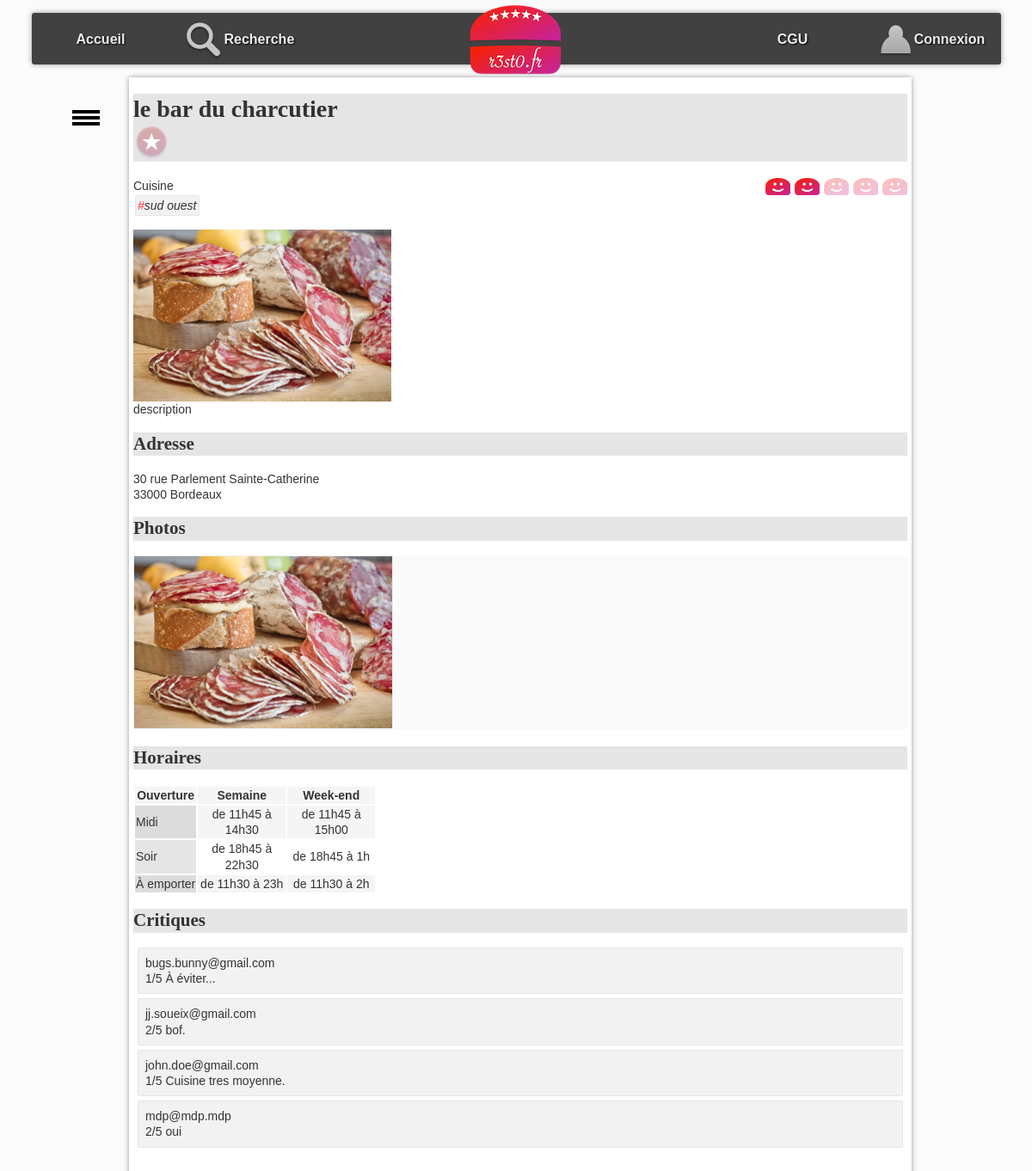
The app's page /?action=detail&idR=2 with its own data.
### tables this page shows
CREATE TABLE `resto` (
  `idR` bigint(20) NOT NULL,
  `nomR` varchar(255) DEFAULT NULL,
  `numAdrR` varchar(20) DEFAULT NULL,
  `voieAdrR` varchar(255) DEFAULT NULL,
  `cpR` char(5) DEFAULT NULL,
  `villeR` varchar(255) DEFAULT NULL,
  `latitudeDegR` float DEFAULT NULL,
  `longitudeDegR` float DEFAULT NULL,
  `descR` text,
  `horairesR` text
);

CREATE TABLE `typecuisine` (
  `idTC` bigint(20) NOT NULL,
  `libelleTC` varchar(255) DEFAULT NULL
);

CREATE TABLE `photo` (
  `idP` bigint(20) NOT NULL,
  `cheminP` varchar(255) DEFAULT NULL,
  `idR` bigint(20) DEFAULT NULL
);

CREATE TABLE `critiquer` (
  `idR` bigint(20) NOT NULL,
  `mailU` varchar(150) NOT NULL,
  `note` int(11) DEFAULT NULL,
  `commentaire` varchar(4096) DEFAULT NULL
);

### controleur/detailResto.php (called while the page is built, shortened)
<?php
include_once "$racine/modele/bd.resto.inc.php";
include_once "$racine/modele/bd.typecuisine.inc.php";
include_once "$racine/modele/bd.photo.inc.php";
include_once "$racine/modele/bd.critiquer.inc.php";
include_once "$racine/modele/bd.aimer.inc.php";
$idR = $_GET["idR"];
$unResto = getRestoByIdR($idR);
$lesTypesCuisine = getTypesCuisineByIdR($idR);
$lesPhotos = getPhotosByIdR($idR);
$noteMoy = round(getNoteMoyenneByIdR($idR), 0);
$mailU = getMailULoggedOn();
$aimer = getAimerById($mailU, $idR);
$critiques = getCritiquerByIdR($idR);
include "$racine/vue/entete.html.php";
include "$racine/vue/vueDetailResto.php";
include "$racine/vue/pied.html.php";

### index.php (called while the page is built, shortened)
<?php
include "getRacine.php";
if (isset($_GET["action"])) {
    $action = $_GET["action"];
}
else {
    $action = "defaut";
}
$fichier = controleurPrincipal($action);
include "$racine/controleur/$fichier";
?>

### modele/bd.resto.inc.php (called while the page is built, shortened)
<?php
function getRestoByIdR($idR) {
    try {
        $cnx = connexionPDO();
        $req = $cnx->prepare("select * from resto where idR=:idR");
        $req->bindValue(':idR', $idR, PDO::PARAM_INT);
        $req->execute();
        $resultat = $req->fetch(PDO::FETCH_ASSOC);
    } catch (PDOException $e) {
        print "Erreur !: " . $e->getMessage();
        die();
    }
    return $resultat;
}
?>

### modele/bd.aimer.inc.php (called while the page is built, shortened)
<?php
function getAimerById($mailU, $idR){
    try {
        $cnx = connexionPDO();
        $req = $cnx->prepare("select * from aimer where mailU=:mailU and  idR=:idR");
        $req->bindValue(':idR', $idR, PDO::PARAM_INT);
        $req->bindValue(':mailU', $mailU, PDO::PARAM_STR);
        $req->execute();
        $resultat = $req->fetch(PDO::FETCH_ASSOC);
    } catch (PDOException $e) {
        print "Erreur !: " . $e->getMessage();
        die();
    }
    return $resultat;
}
?>

### modele/bd.critiquer.inc.php (called while the page is built, shortened)
<?php
function getCritiquerByIdR($idR) {
    $resultat = array();
    try {
        $cnx = connexionPDO();
        $req = $cnx->prepare("select * from critiquer where idR=:idR");
        $req->bindValue(':idR', $idR, PDO::PARAM_INT);
        $req->execute();
        $resultat = $req->fetchAll(PDO::FETCH_ASSOC);
    } catch (PDOException $e) {
        print "Erreur !: " . $e->getMessage();
        die();
    }
    return $resultat;
}
function getNoteMoyenneByIdR($idR) {
    try {
        $cnx = connexionPDO();
        $req = $cnx->prepare("select avg(note) from critiquer where idR=:idR");
        $req->bindValue(':idR', $idR, PDO::PARAM_INT);
        $req->execute();
        $resultat = $req->fetch(PDO::FETCH_ASSOC);
    } catch (PDOException $e) {
        print "Erreur !: " . $e->getMessage();
        die();
    }
    if ($req->rowCount()>0){
        return $resultat["avg(note)"];
    }
    else{
        return 0;
    }
}
?>

### modele/bd.typecuisine.inc.php (called while the page is built, shortened)
<?php
function getTypesCuisineByIdR($idR){
    $resultat = array();
    try {
        $cnx = connexionPDO();
        $req = $cnx->prepare("select typeCuisine.* from typeCuisine,proposer where typeCuisine.idTC = proposer.idTC and proposer.idR = :idR");
        $req->bindValue(':idR', $idR, PDO::PARAM_INT);
        $req->execute();
        $resultat = $req->fetchAll(PDO::FETCH_ASSOC);
    } catch (PDOException $e) {
        print "Erreur !: " . $e->getMessage();
        die();
    }
    return $resultat;
}

### modele/bd.photo.inc.php (called while the page is built, shortened)
<?php
function getPhotosByIdR($idR) {
    $resultat = array();
    try {
        $cnx = connexionPDO();
        $req = $cnx->prepare("select * from photo where idR=:idR");
        $req->bindValue(':idR', $idR, PDO::PARAM_INT);
        $req->execute();
        $resultat = $req->fetchAll(PDO::FETCH_ASSOC);
    } catch (PDOException $e) {
        print "Erreur !: " . $e->getMessage();
        die();
    }
    return $resultat;
}
?>

### vue/vueDetailResto.php (the view, shortened to what this page needs)
<h1><?= $unResto['nomR']; ?>
    <form action="./?action=aimer&idr=<?php $unResto['idR'] ?>" method="post">
    <?php if ($aimer != false) { ?>
        <a href="./?action=aimer&idR=<?= $unResto['idR']; ?>" ><img class="aimer" src="images/aime.png" alt="j'aime ce restaurant"></a>
    <?php } else { ?>
        <a href="./?action=aimer&idR=<?= $unResto['idR']; ?>" ><img class="aimer" src="images/aimepas.png" alt="je n'aime pas encore ce restaurant"></a>
    <?php } ?>
    </form>
</h1>
<span id="note">
    <?php for ($i = 1; $i <= 5; $i++) { ?>
        <a class="aimer" href="./?action=noter&note=<?= $i ?>&idR=<?= $unResto['idR']; ?>" >
            <?php if ($i <= $noteMoy) { ?>
                <img class="note" src="images/like.png" alt="">
            <?php } else {
                ?>
                <img class="note" src="images/neutre.png" alt="line neutre">
            <?php } ?>
        </a>
    <?php } ?>
</span>
<section>
    Cuisine <br />
    <ul id="tagFood">
        <?php for ($j = 0; $j < count($lesTypesCuisine); $j++) { ?>
            <li class="tag"><span class="tag">#</span><?= $lesTypesCuisine[$j]["libelleTC"] ?></li>
        <?php } ?>
    </ul>
</section>
<p id="principal">
    <?php if (count($lesPhotos) > 0) { ?>
        <img src="photos/<?= $lesPhotos[0]["cheminP"] ?>" alt="photo du restaurant" />
    <?php } ?>
    <br />
    <?= $unResto['descR']; ?>
</p>
<h2 id="adresse">
    Adresse
</h2>
<p>
    <?= $unResto['numAdrR']; ?>
    <?= $unResto['voieAdrR']; ?><br />
    <?= $unResto['cpR']; ?>
    <?= $unResto['villeR']; ?>
</p>
<h2 id="photos">
    Photos
</h2>
<ul id="galerie">
    <?php for ($i = 0; $i < count($lesPhotos); $i++) { ?>
        <li> <img class="galerie" src="photos/<?= $lesPhotos[$i]["cheminP"] ?>" alt="" /></li>
    <?php } ?>
</ul>
<h2 id="horaires">
    Horaires
</h2>
<?= $unResto['horairesR']; ?>
<h2 id="crit">Critiques</h2>
<ul id="critiques">
    <?php for ($i = 0; $i < count($critiques); $i++) { ?>
        <li>
            <span>
                <?= $critiques[$i]["mailU"] ?>
            </span>
            <div>
                <span>
                    <?php
                    if ($critiques[$i]["note"]) {
                        echo $critiques[$i]["note"] . "/5";
                    }
                    ?>
                </span>
                <span><?= $critiques[$i]["commentaire"] ?> </span>
            </div>
        </li>
    <?php } ?>
</ul>

### css/base.css (style rules this page uses)
:root { --largeurPage: 900px; --largeurMenuCont : 200px; --margeCalc: calc((100% - var(--largeurPage)) / 2); --margeMenuHaut : 15px; --hauteurMenuGene:60px; --coulA1:#5A7694; --coulA2:#D7E5ED; --coulB1:#566459; --coulB2:#90974A; --coulC:#CDBCA0; --fondC:#fcfbfb; --padding_cote:5px; }
body { font-family: Arial; color : #333; font-size : 14px; line-height : 1.3; scroll-behavior: smooth; background-color : var(--fondC); }
a.aimer { text-decoration: none; }

### css/cgu.css (style rules this page uses)
h1,h2,h3,h4 { font-family: Futura; background-color : rgba(0,0,0,0.1); }
td.cell { text-align : center; width : 100px; }
td.label { background-color : rgba(0,0,0,0.1); }
tr:nth-child(odd) { background-color : rgb(245,245,245); }

### css/corps.css (style rules this page uses)
#tagFood { display:inline-block; padding-left : 0px; font-style: italic; margin : 0px; }
li.tag { display:inline-block; border:1px solid rgba(0,0,0,0.05); background-color:rgba(0,0,0,0.05); padding:2px; margin:2px; border-radius: 2px; }
span.tag { color:rgb(255,50,50); }
#galerie { margin-top : 0px; margin-bottom : 20px; padding-left : 0px; background-color : rgb(250,250,250); }
#galerie li { display : inline-block; }
img.note { padding-left : 1px; vertical-align : sub; }
img.galerie { border:1px solid rgb(239,239,239); }
#note { float : right; }
img.aimer { vertical-align : middle; }
#critiques { list-style-type : none; padding-left : 0px; }
#critiques>li { border:1px solid rgba(0,0,0,0.05); background-color:rgba(0,0,0,0.05); padding:8px; margin:5px; border-radius: 2px; }

### records on screen
resto: nomR "le bar du charcutier", descR "description", numAdrR "30", voieAdrR "rue Parlement Sainte-Catherine", cpR "33000", villeR "Bordeaux", horairesR "Ouverture Semaine Week-end Midi de 11h45 à 14h30 de 11h45 à 15h00 Soir de 18h45 à 22h30 de 18h45 à 1h À emporter de 11h30 à 23h de 11h30 à 2h"
typecuisine: libelleTC "sud ouest"
photo: cheminP (picture)
critiquer: mailU "bugs.bunny@gmail.com", note "1", commentaire "À éviter..."
critiquer: mailU "jj.soueix@gmail.com", note "2", commentaire "bof."
critiquer: mailU "john.doe@gmail.com", note "1", commentaire "Cuisine tres moyenne."
critiquer: mailU "mdp@mdp.mdp", note "2", commentaire "oui"
